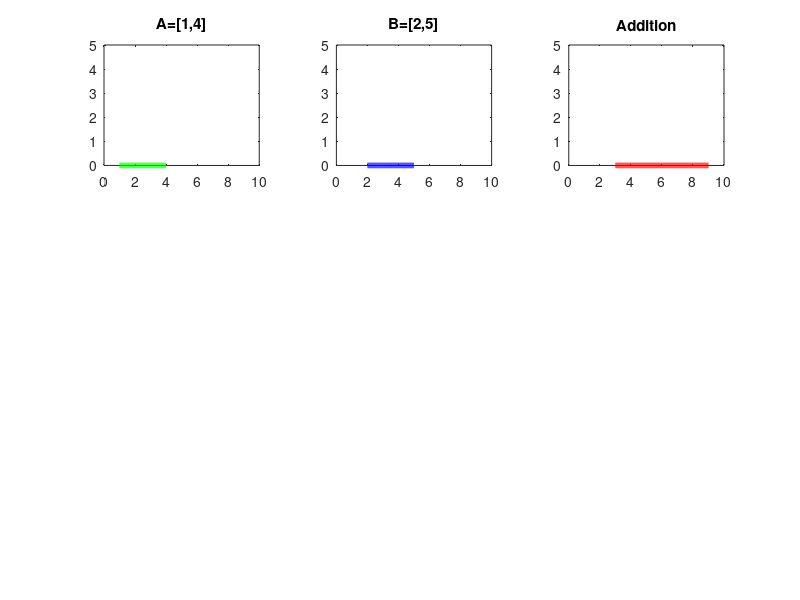

Recreate this plot in MATLAB.
% Shahab Sotudian-94125091

A=1:0.01:4;
B=2:0.01:5;
sizeA=size(A);
sizeB=size(B);

% Addition
Add=(A(1)+B(1)):0.01:(A(sizeA(2))+B(sizeB(2)));

% Plotting
subplot(3,3,1)
y1=zeros(1,sizeA(2));
plot(A,y1,'g','linewidth',4)
title('A=[1,4]')
axis([0,10,0,5])
subplot(332)
y2=zeros(1,sizeB(2));
plot(B,y2,'b','linewidth',4)
axis([0,10,0,5])
title('B=[2,5]')
subplot(333)
sizeAdd=size(Add);
y3=zeros(1,sizeAdd(2));
plot(Add,y3,'r','linewidth',4)
axis([0,10,0,5])
title('Addition')
